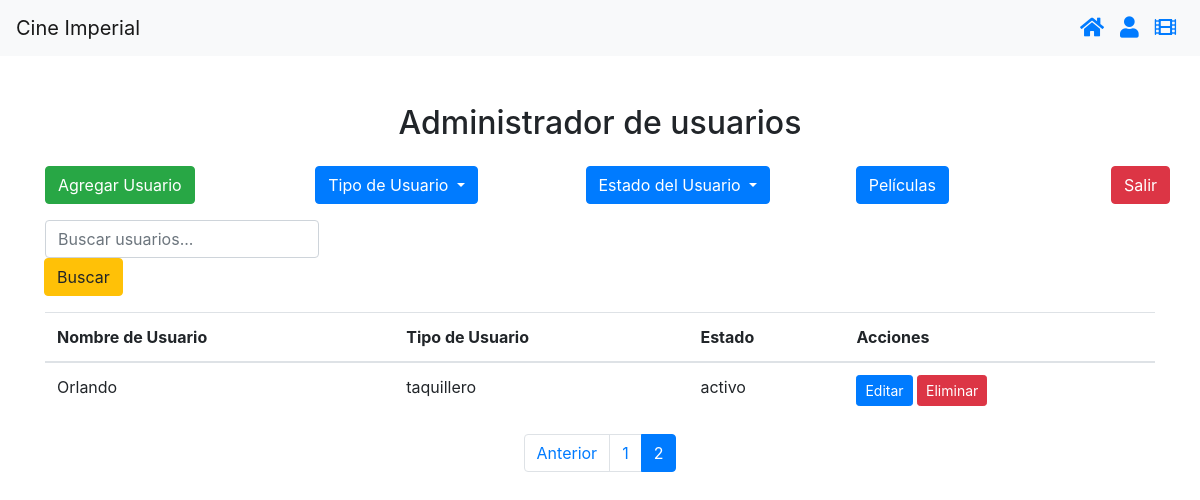
Page /interfaz_sa?page=2 (signed in) on the committed database.
### crud1/models.py (models this page shows, shortened)
class Usuario(models.Model):
    nombre_usuario = models.CharField(max_length=100)
    contraseña = models.CharField(max_length=100)
    tipo_usuario = models.CharField(max_length=50)
    estado = models.CharField(max_length=50)

### crud1/views.py (the view)
# urls.py: path('interfaz_sa', views.interfaz_sa, name='interfaz_sa'),
def interfaz_sa(request):
    if 'user_id' not in request.session:
        return redirect('login')
    query = request.GET.get('q')
    if query:
        usuarios = Usuario.objects.filter(Q(nombre_usuario__icontains=query))
    else:
        usuarios = Usuario.objects.all()
    paginator = Paginator(usuarios, 6)  # 6 usuarios por página
    page = request.GET.get('page')
    try:
        usuarios = paginator.page(page)
    except PageNotAnInteger:
        usuarios = paginator.page(1)
    except EmptyPage:
        usuarios = paginator.page(paginator.num_pages)
    return render(request, 'interfaz_sa.html', {'usuarios': usuarios, 'query': query})

### crud1/templates/interfaz_sa.html (shortened to what this page needs)
{% load static %}
<!DOCTYPE html>
<html lang="en">
<head>
    <link rel="stylesheet" href="https://stackpath.bootstrapcdn.com/bootstrap/4.5.2/css/bootstrap.min.css">
    <link rel="stylesheet" href="https://cdnjs.cloudflare.com/ajax/libs/font-awesome/5.15.4/css/all.min.css">
</head>
<body>
    <nav class="navbar navbar-expand-lg navbar-light bg-light">
        <a class="navbar-brand" href="#">Cine Imperial</a>
        <div class="collapse navbar-collapse" id="navbarSupportedContent">
            <ul class="navbar-nav ml-auto">
                <li class="nav-item">
                    <a class="nav-link" href="{% url 'menu' %}">
                        <i class="fas fa-home fa-lg text-primary"></i>
                    </a>
                </li>
                <li class="nav-item">
                    <a class="nav-link" href="{% url 'login' %}">
                        <i class="fas fa-user fa-lg text-primary"></i>
                    </a>
                </li>
                <li class="nav-item">
                    <a class="nav-link" href="{% url 'peliculas' %}">
                        <i class="fas fa-film fa-lg text-primary"></i>
                    </a>
                </li>
            </ul>
        </div>
    </nav>
    <div class="container mt-5">
        <h2 class="text-center mb-4 animate_animated animate_fadeIn">Administrador de usuarios</h2>
        <div class="row">
            <div class="col">
                <button type="button" class="btn btn-success mb-3" data-toggle="modal"
                    data-target="#agregarUsuarioModal">
                    Agregar Usuario
                </button>
            </div>
            <div class="col">
                <div class="dropdown">
                    <button class="btn btn-primary dropdown-toggle mb-3" type="button" id="dropdownTipoUsuario"
                        data-toggle="dropdown" aria-haspopup="true" aria-expanded="false">
                        Tipo de Usuario
                    </button>
                </div>
            </div>
            <div class="col">
                <div class="dropdown">
                    <button class="btn btn-primary dropdown-toggle mb-3" type="button" id="dropdownEstadoUsuario"
                        data-toggle="dropdown" aria-haspopup="true" aria-expanded="false">
                        Estado del Usuario
                    </button>
                </div>
            </div>
            <div class="col">
                <a href="{% url 'peliculas' %}" class="btn btn-primary">Películas</a>
            </div>
            <div>
                <a href="{% url 'login' %}" class="btn btn-danger">Salir</a>
            </div>
        </div>
<div class="row">
    <div class="col-lg-10 input-group mb-3">
        <form id="search-form" method="GET" action="{% url 'interfaz_sa' %}">
            <input type="text" class="form-control" id="buscarUsuarios" name="q" placeholder="Buscar usuarios..." aria-label="Buscar usuarios..." aria-describedby="basic-addon2" oninput="filtrarUsuariosPorNombre()">
            <div class="input-group-append">
                <button class="btn btn btn-warning" type="submit">Buscar</button>
            </div>
        </form>
    </div>
</div>
        <table class="table">
            <thead>
                <tr>
                    <th scope="col">Nombre de Usuario</th>
                    <th scope="col">Tipo de Usuario</th>
                    <th scope="col">Estado</th>
                    <th scope="col">Acciones</th>
                </tr>
            </thead>
            <tbody>
                {% for usuario in usuarios %}
                <tr>
                    <td>{{ usuario.nombre_usuario }}</td>
                    <td>{{ usuario.tipo_usuario }}</td>
                    <td>{{ usuario.estado }}</td>
                    <td>
<button type="button" class="btn btn-primary btn-sm" data-toggle="modal" data-target="#editarUsuarioModal{{ usuario.id }}">
    Editar
</button>
                        <a href="{% url 'eliminar_usuario' usuario.id %}"
                            class="btn btn-danger btn-sm {% if usuario.nombre_usuario == 'sa' %}disabled{% endif %}"
                            {% if usuario.nombre_usuario == 'sa' %}onclick="return false;" {% endif %}>
                            Eliminar
                        </a>
                    </td>
                </tr>
                {% endfor %}
            </tbody>
        </table>
<div class="pagination justify-content-center">
    <ul class="pagination">
        {% if usuarios.has_previous %}
        <li class="page-item">
            <a class="page-link" href="?page={{ usuarios.previous_page_number }}">Anterior</a>
        </li>
        {% endif %}
        {% for i in usuarios.paginator.page_range %}
        <li class="page-item {% if usuarios.number == i %}active{% endif %}">
            <a class="page-link" href="?page={{ i }}">{{ i }}</a>
        </li>
        {% endfor %}
    </ul>
</div>
    </div>
</body>
</html>

### rows in the picture
Usuario: nombre_usuario "Orlando", tipo_usuario "taquillero", estado "activo"

### other values in the picture
{{ i }} "1" "2"
